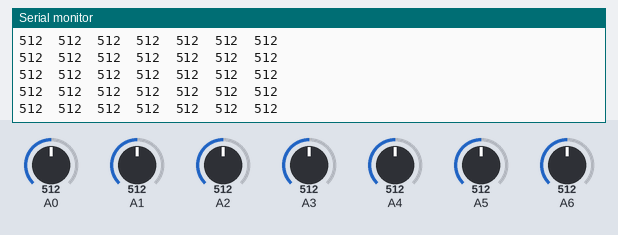
The sketch below on a simulated Arduino Uno, built with avr-gcc and run on an emulated ATmega328P. Parts: the last lines printed to the serial monitor. Inputs (shaded band) come from the test bench; at power-on: A0 = 512, A1 = 512, A2 = 512, A3 = 512, A4 = 512, A5 = 512, A6 = 512.

Above: at 1.2 s.
1.3 s: A0 set to 105
At 1.8 s:
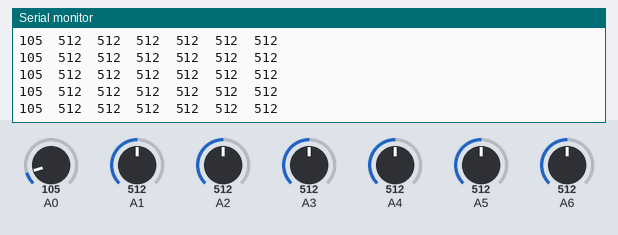
4.3 s: A0 set to 92
At 5.0 s:
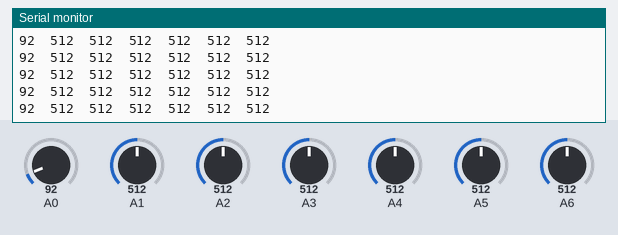
7.3 s: A1 set to 111
At 8.2 s:
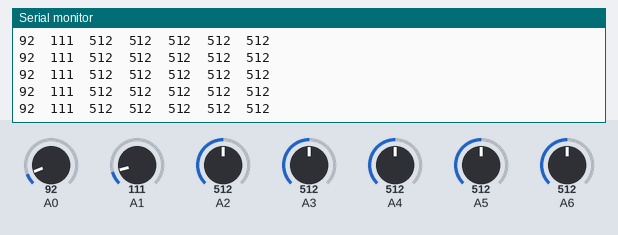
8.8 s: A1 set to 94
At 9.6 s:
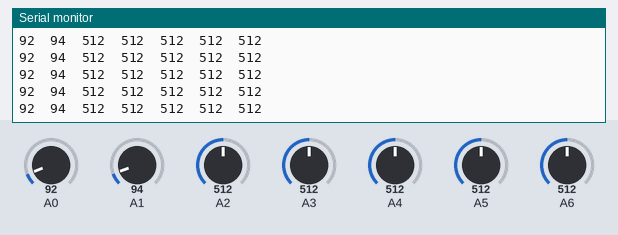
11.8 s: A2 set to 106
At 12.8 s:
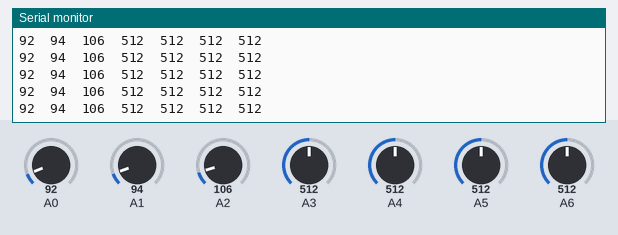
13.3 s: A2 set to 95
At 13.9 s:
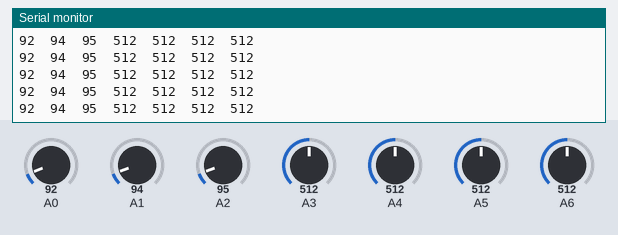
Timing chart, 0 to 16.3 s (numbered marks = the images above; inputs shaded):
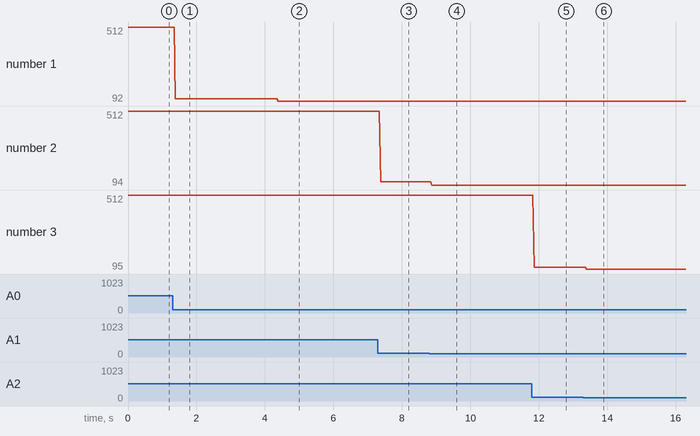

Measured:
- after the input at 1.3 s, the serial monitor: prints a new line after 0.09 s (image 1)
- after the input at 4.3 s, the serial monitor: prints a new line after 0.09 s (image 2)
- after the input at 7.3 s, the serial monitor: prints a new line after 0.08 s (image 3)
- after the input at 8.8 s, the serial monitor: prints a new line after 0.08 s (image 4)
- after the input at 11.8 s, the serial monitor: prints a new line after 0.06 s (image 5)
- after the input at 13.3 s, the serial monitor: prints a new line after 0.09 s (image 6)
- plotted number 1: 512 → 105 after the input at 1.3 s, 105 → 92 after the input at 4.3 s
- plotted number 2: 512 → 111 after the input at 7.3 s, 111 → 94 after the input at 8.8 s

The sketch:

sketch_dec08b.ino
```cpp
void setup() {
  // put your setup code here, to run once:
Serial.begin(9600);
}
int x;
int i;
void loop() {
  // put your main code here, to run repeatedly:
for(i=0;i<7;i++)
{
  x=analogRead(A0+i);
  Serial.print(x);
  Serial.print("  ");
}
Serial.println();

}
```
